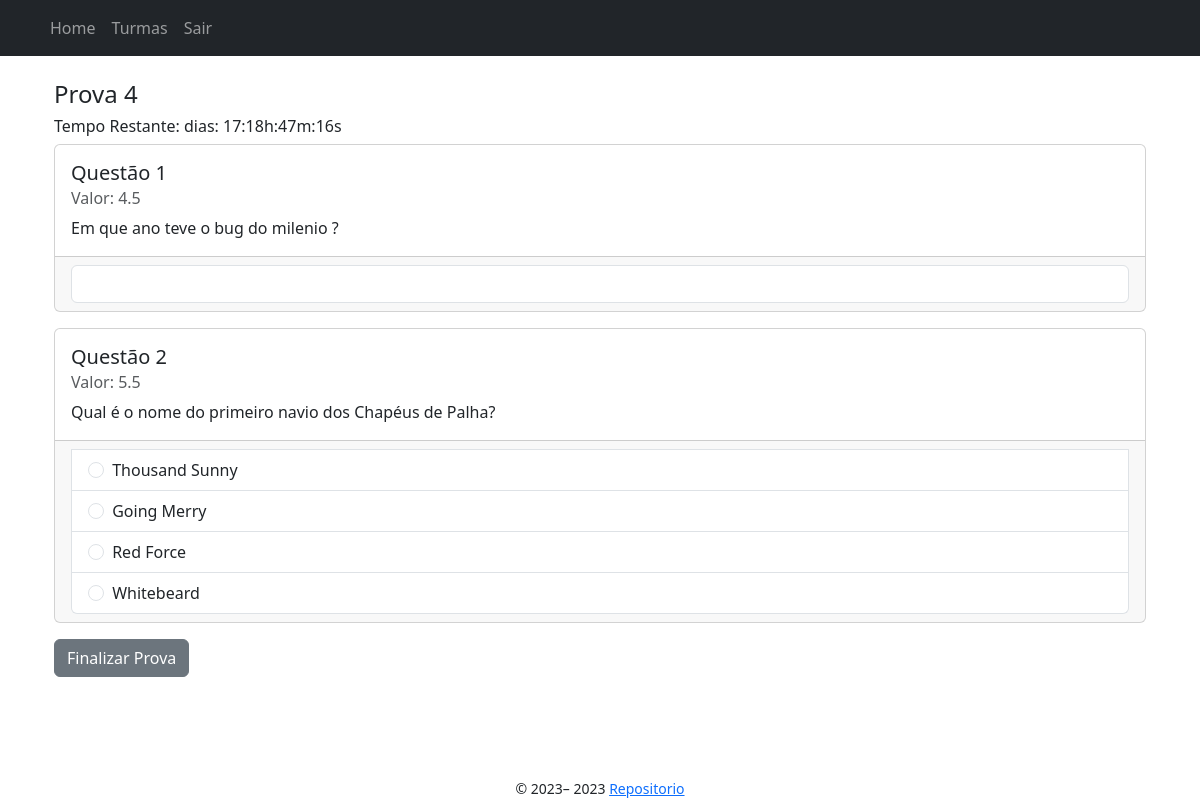
Page /turmas/1/exames/4/check_date (signed in) on the committed database.
### app/models/exame.py (models this page shows, shortened)
class Exame(db.Model):
    __tablename__ = "exame"
    id = db.Column(db.Integer, primary_key=True)
    data_inicio = db.Column(db.DateTime, nullable=True)
    data_fim = db.Column(db.DateTime, nullable=True)
    nome = db.Column(db.String(255))
    nota_exame = db.Column(db.Float)
    professor_id = db.Column(db.Integer, db.ForeignKey('professor.id'), nullable=False)
    turma_id = db.Column(db.Integer, db.ForeignKey('turma.id'), nullable=False)
    notas = db.relationship('NotasExames', backref='exame_notas') #1 to N
    respostas = db.relationship('RespostaQuestaoExame', backref='exame_respostas') #1 to N
    questoes = db.relationship("QuestaoExame", back_populates="exame") # N to N

### app/models/questao_exame.py (models this page shows, shortened)
class QuestaoExame(db.Model):
    __tablename__ = "questao_exame"
    exame_id = db.Column(db.Integer, db.ForeignKey("exame.id"), primary_key=True)
    questao_id = db.Column(db.Integer, db.ForeignKey("questao.id"), primary_key=True)
    nota_questao = db.Column(db.Float, nullable=False)
    questao = db.relationship("Questao", back_populates="exames")
    exame = db.relationship("Exame", back_populates="questoes")

### app/models/questao.py (models this page shows, shortened)
class Questao(db.Model):
    __tablename__ = "questao"
    id = db.Column(db.Integer, primary_key=True)
    enunciado = db.Column(db.String(255))
    resposta = db.Column(db.String(255))
    tipo_questao = db.Column(
        Enum("multipla_escolha", "verdadeiro_falso", "numerica", "dissertativa", name="tipo_questao"), nullable=False)
    professor_id = db.Column(db.Integer, db.ForeignKey('professor.id'), nullable=False)
    respostas = db.relationship('RespostaQuestaoExame', backref='questao_respostas') #1 to N
    exames = db.relationship("QuestaoExame", back_populates="questao") # tabela associativa N to N

### app/models/questao_multipla_escolha.py (models this page shows, shortened)
class QuestaoMultiplaEscolha(Questao):
    __tablename__ = "questao_multipla_escolha"
    id = db.Column(db.Integer, db.ForeignKey('questao.id'), primary_key=True)
    opcao_a = db.Column(db.String(255))
    opcao_b = db.Column(db.String(255))
    opcao_c = db.Column(db.String(255))
    opcao_d = db.Column(db.String(255))

### app/controllers/exames_controller.py (the view, shortened to what this page needs)
@bp.route("<int:exame_id>/check_date", methods=['GET'])
@login_required
def check_date(turma_id: int, exame_id: int) -> redirect:
    exame = Exame.query.filter_by(id=exame_id).first()
    nota = NotasExames.query.filter_by(estudante_id=current_user.id, exame_id=exame.id).first()
    data_atual = datetime.now()
    if current_user.tipo_usuario == "professor":
        return show(turma_id, exame_id)
    elif exame.data_inicio <= data_atual <= exame.data_fim:
        if nota:
            flash("Você já realizou este exame. Espere prazo de encerramento do mesmo para vizualizar suas respostas e nota!", category="warning")
            return redirect(url_for("turmas.show", turma_id=turma_id))
        else:
            return show(turma_id, exame_id)
    elif exame.data_inicio > data_atual:
        flash(f"Este exame está agendado para {exame.data_inicio}. Por favor, aguarde para realizar o exame.", category="warning")
        return redirect(url_for('turmas.show', turma_id=turma_id))
    else:
        flash("Erro desconhecido ao verificar o exame.", category="error")
        return redirect(url_for("turmas.show", turma_id=turma_id))

### app/controllers/exames_controller.py (called while the page is built)
@bp.route("<int:exame_id>/show", methods=['GET'])
@login_required
def show(turma_id: int, exame_id: int) -> render_template:
    exame = Exame.query.filter_by(id=exame_id).first()
    exame_horario = json.dumps({
        "dataInicio": exame.data_inicio.strftime("%Y-%m-%d %H:%M:%S"),
        "dataFim": exame.data_fim.strftime("%Y-%m-%d %H:%M:%S"),
    })
    questoes_exame = exame.questoes # tabela associativa
    for questao_exame in questoes_exame:
        if questao_exame.questao.tipo_questao == "multipla_escolha":
            multipla_escolha = QuestaoMultiplaEscolha.query.filter_by(id=questao_exame.questao.id).all()
            questao_exame.questao.opcoes = multipla_escolha
    return render_template("exames/show.jinja2", turma_id=turma_id, exame=exame, questoes_exame=questoes_exame, exame_horario=exame_horario)

### app/templates/exames/show.jinja2 (shortened to what this page needs)
{% extends "./base.jinja2" %}
{% from 'bootstrap5/utils.html' import render_icon %}
{% block content %}
<div class="container">
    <h4>{{ exame.nome }}</h4>
    {% if current_user.tipo_usuario == "estudante" %}
        <h6 id="tempoRestante">Tempo Restante: </h6>
    {% endif %}
    <div>
        <form id="exameForm" method="POST" action="{{ url_for('turmas.exames.submit', turma_id=turma_id, exame_id=exame.id) }}">
            {% for questao_exame in questoes_exame %}
                <div class="mb-3 card">
                    <div class="card-body">
                        <h5 class="card-title">Questão {{ loop.index }}</h5>
                        <h6 class="card-subtitle mb-2 text-muted">Valor: {{ questao_exame.nota_questao }}</h6>
                        <p class="card-text">{{ questao_exame.questao.enunciado }}</p>
                    </div>
                    <div class="card-footer">
                        {% if current_user.tipo_usuario == "professor" %}
                            <div class="mt-3">
                                <strong>Resposta da Questão:</strong>
                                <p>{{ questao_exame.questao.resposta }}</p>
                            </div>
                        {% else %}
                            {% if questao_exame.questao.tipo_questao == "multipla_escolha" %}
                                <ul class="list-group">
                                    {% for opcao in questao_exame.questao.opcoes %}
                                        <li class="list-group-item">
                                            <input unique-value class="form-check-input me-1" type="radio" id="questao_id_{{ questao_exame.questao.id }}"
                                                name="questao_id_{{ questao_exame.questao.id }}" value="A">
                                                <label class="form-check-label" for="opcao_a_{{ loop.index }}">{{ opcao.opcao_a }}</label>
                                        </li>
                                        <li class="list-group-item">
                                            <input unique-value class="form-check-input me-1" type="radio" id="questao_id_{{ questao_exame.questao.id }}"
                                                name="questao_id_{{ questao_exame.questao.id }}" value="B">
                                                <label class="form-check-label" for="opcao_b_{{ loop.index }}">{{ opcao.opcao_b }}</label>
                                        </li>
                                        {% if opcao.opcao_c %}
                                            <li class="list-group-item">
                                                <input unique-value class="form-check-input me-1" type="radio" id="questao_id_{{ questao_exame.questao.id }}"
                                                    name="questao_id_{{ questao_exame.questao.id }}" value="C">
                                                    <label class="form-check-label" for="opcao_c_{{ loop.index }}">{{ opcao.opcao_c }}</label>
                                            </li>
                                        {% endif %}
                                        {% if opcao.opcao_d %}
                                            <li class="list-group-item">
                                                <input unique-value class="form-check-input me-1" type="radio" id="questao_id_{{ questao_exame.questao.id }}"
                                                    name="questao_id_{{ questao_exame.questao.id }}" value="D">
                                                    <label class="form-check-label" for="opcao_d_{{ loop.index }}">{{ opcao.opcao_d }}</label>
                                            </li>
                                        {% endif %}
                                    {% endfor %}
                                </ul>
                            {% elif questao_exame.questao.tipo_questao == "numerica" %}
                                <input type="text" id="questao_id_{{ questao_exame.questao.id }}"
                                    name="questao_id_{{ questao_exame.questao.id }}" class="form-control" oninput="this.value = this.value.replace(/[^0-9]/g, '')">
                            {% elif questao_exame.questao.tipo_questao == "verdadeiro_falso" %}
                                <select class="form-select" id="questao_id_{{ questao_exame.questao.id }}" name="questao_id_{{ questao_exame.questao.id }}">
                                    <option selected value="">Selecione Verdadeiro ou Falso</option>
                                    <option value="Verdadeiro">Verdadeiro</option>
                                    <option value="Falso">Falso</option>
                                </select>
                            {% else %}
                                <textarea class="form-control" id="questao_id_{{ questao_exame.questao.id }}"
                                    rows="3" name="questao_id_{{ questao_exame.questao.id }}"></textarea>
                            {% endif %}
                        {% endif %}
                    </div>
                </div>
            {% endfor %}
            {% if current_user.tipo_usuario == "estudante" %}
                <button type="submit" id="submitBtn" class="btn btn-secondary">Finalizar Prova</button>
            {% endif %}
        </form>
    </div>
<body>
{% endblock %}

### app/static/css/style.css (style rules this page uses)
* { box-sizing: border-box; margin: 0; padding: 0; }
body { display: grid; min-height: 100vh; min-width: 100vw; grid-template-columns: 1fr; grid-template-rows: auto 1fr auto; grid-template-areas: "header" "main" "footer"; }

### rows in the picture
Exame: nome "Prova 4"
QuestaoExame: nota_questao "4.5", questao.enunciado "Em que ano teve o bug do milenio ?"
QuestaoExame: nota_questao "5.5", questao.enunciado "Qual é o nome do primeiro navio dos Chapéus de Palha?"
QuestaoMultiplaEscolha: opcao_a "Thousand Sunny", opcao_b "Going Merry", opcao_c "Red Force", opcao_d "Whitebeard"

### other values in the picture
{{ render_nav_item("index.index", "Home") }} "Home"
{{ render_nav_item("turmas.index", "Turmas") }} "Turmas"
{{ render_nav_item("auth.logout", "Sair") }} "Sair"
